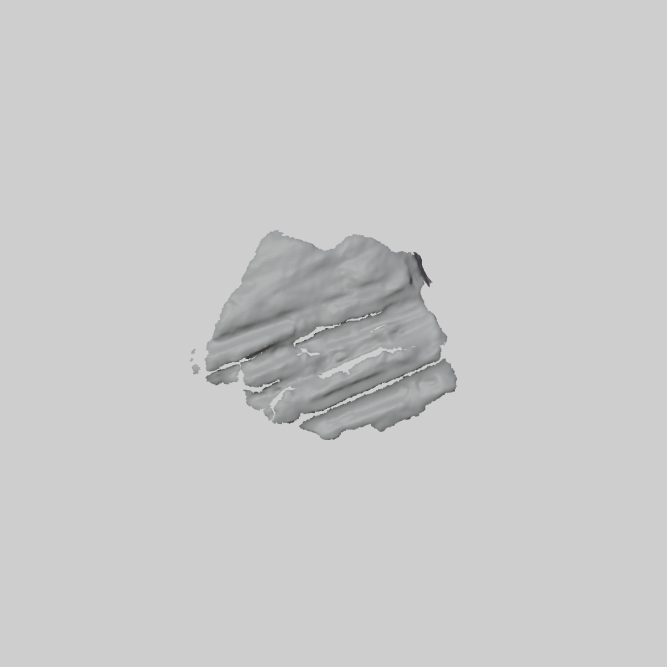
#> input picture poc/images/obj_images/RPf_00333_opposite_mesh.png, 2000 x 2000 px, found by its file name (shown at 1/3 size)
$ jupyter execute --allow-errors 11_aside_fourier_opposite.ipynb
#> lines starting #> are read from the running program, lines starting #| are printed output that depends on the picture; after the words box and inside, x2 and y2 are one past the last pixel; in counts of white or black regions, pixels touching at a corner belong together; long printed decimals are rounded
[cell 1]
import cv2
import numpy as np
import matplotlib.pyplot as plt
from sklearn.cluster import KMeans
from matplotlib import colors
from mpl_toolkits.mplot3d import Axes3D  # noqa
from matplotlib.colors import hsv_to_rgb
from itertools import chain
import pandas as pd

[cell 2]
def fourier_trans(img_,mask):
    img_fft = np.fft.fft2(img_)
    fshift = np.fft.fftshift(img_fft)
    amplitude = 20 * np.log(np.abs(fshift) + 1)
    fshift*=mask
    amplitude_filtered = 20 * np.log(np.abs(fshift) + 1)
    return np.abs(np.fft.ifft2(np.fft.ifftshift(fshift))),amplitude,amplitude_filtered #np.abs

def plot_fourier(img,amplitude,mask,amplitude_filtered,img_filtered):
    fig, axes = plt.subplots(2,3, figsize=(20, 10))
    fig.delaxes(axes[1,2])
    for img, ax, title in zip([img, amplitude, mask, amplitude_filtered, np.abs(img_filtered)],
                              chain.from_iterable(axes),
                              ["img", "Amplitude Spectrum", "Filter", "Filtered Amplitude Spectrum", "img filtered"]):
        ax.imshow(img, cmap='gray')

# [10 lines left out: function build_circle_mask, not called in this run]

def build_rectangle_low_pass(height,width,channel,center_row=None,center_col=None):
    zeros = np.zeros_like(channel)
    rows,cols = channel.shape
    if center_row is None or center_col is None:
        crow,ccol = rows//2,cols//2
    else:
        crow = center_row
        ccol = center_col
    zeros[crow-height:crow+height,ccol-width:ccol+width] = 1
    return zeros

# [18 lines left out: functions build_rectangle_mask, mask_fourier, not called in this run]

[cell 3]
img = cv2.imread('../data/images/RPf_00333_opposite_mesh.png')
#> img is the input picture: shape (2000, 2000, 3); mean B, G, R 202, 202, 201.9
img_rgb = cv2.cvtColor(img,cv2.COLOR_BGR2RGB)
plt.imshow(img_rgb)

[cell 4]
r,g,b = cv2.split(img_rgb)
fig,axes = plt.subplots(1,3,figsize=(15,15))
axes[0].imshow(r,cmap="gray")
axes[1].imshow(g,cmap="gray")
axes[2].imshow(b,cmap="gray")
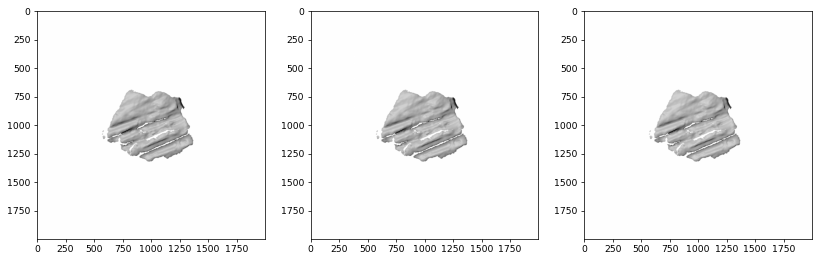
#> figure drawn by matplotlib, 3 panels

[cell 5]
channels= [r,g,b]
filtered_channels = []
for channel in zip(channels):
    img_fft = np.fft.fft2(channel)
    fshift = np.fft.fftshift(img_fft)
    amplitude = 20 * np.log(np.abs(fshift) + 1)
    mask = np.where(amplitude>270,1,0)
    fshift*=mask
    amplitude_filtered = 20 * np.log(np.abs(fshift) + 1)
    filtered_channel =  np.abs(np.fft.ifft2(np.fft.ifftshift(fshift)))
    filtered_channel,amplitude,amplitude_filtered = fourier_trans(channel,mask)
    filtered_channels.append(filtered_channel)
#> this loop made 3 passes
#> after the loop, filtered_channels = 3 items
    #plot_fourier(channel,amplitude,mask,amplitude_filtered,filtered_channel)

new_img = np.dstack([filtered_channels[0].astype(int),
            filtered_channels[1].astype(int),
            filtered_channels[2].astype(int)])
#> (the rest of this cell did not finish here and is left out)

[cell 6]
img_gray = cv2.cvtColor(img_rgb,cv2.COLOR_RGB2GRAY)
mask = build_rectangle_low_pass(10,10,img_gray)
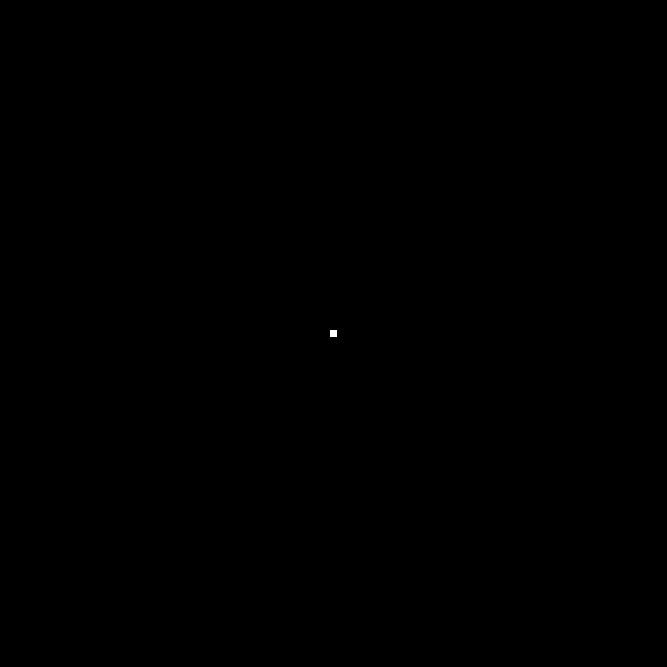
#> mask: shape (2000, 2000) (shown at 1/3 size); values 0 (black) and 1 (white), 0.01% white; 1 white region, box (x1, y1, x2, y2) and area: (990, 990, 1010, 1010) 400
filtered_channel,amplitude,amplitude_filtered = fourier_trans(img_gray,mask)
#> in fourier_trans (call 4), `amplitude = 20 * np.log(np.abs(fshift) + 1)`:
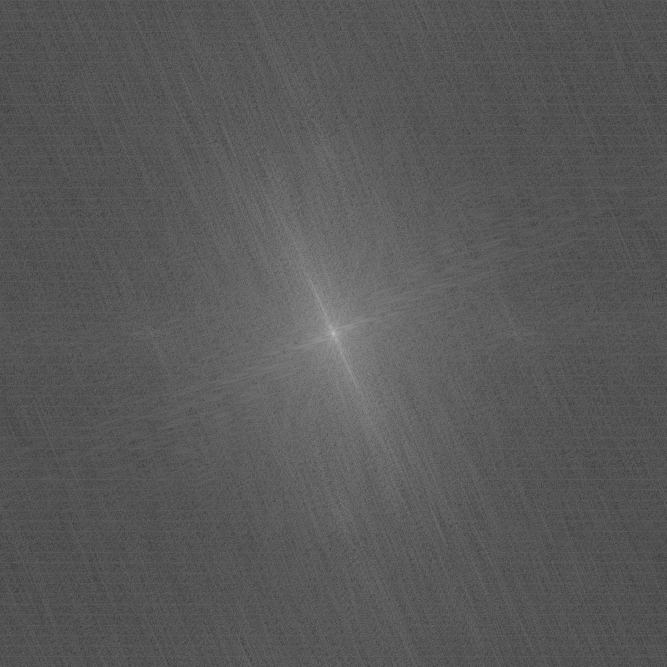
#> amplitude: shape (2000, 2000) float64 (shown at 1/3 size); min 17.98, max 410.2, mean 155.6; drawn with min black and max white
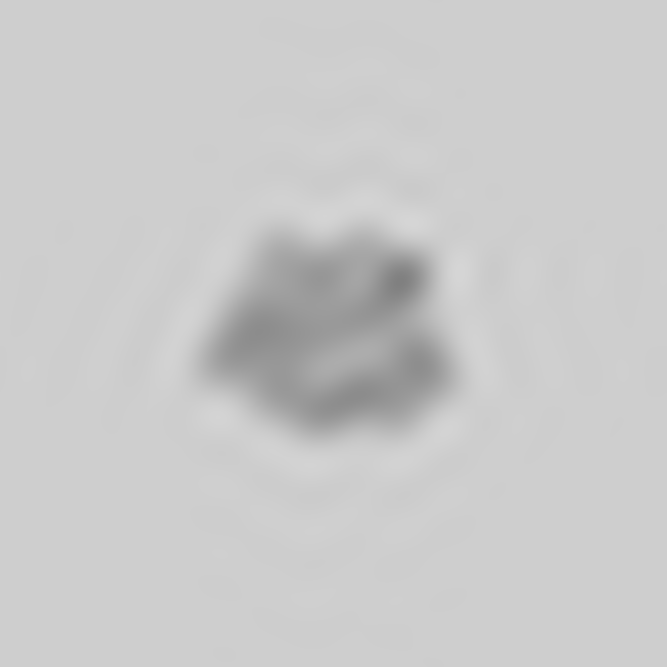
#> filtered_channel: shape (2000, 2000) float64 (shown at 1/3 size); min 128.1, max 213.9, mean 202
filtered_channels.append(filtered_channel)
plot_fourier(img_gray,amplitude,mask,amplitude_filtered,filtered_channel)
#> the loop in plot_fourier, `for img, ax, title in zip([img, amplitude, mask, amplitude_filtered, n..` made 5 passes
#> title on passes 1 to 5: 'img', 'Amplitude Spectrum', 'Filter', 'Filtered Amplitude Spectrum', 'img filtered'

[cell 7]
plt.hist(amplitude.reshape(-1,1))
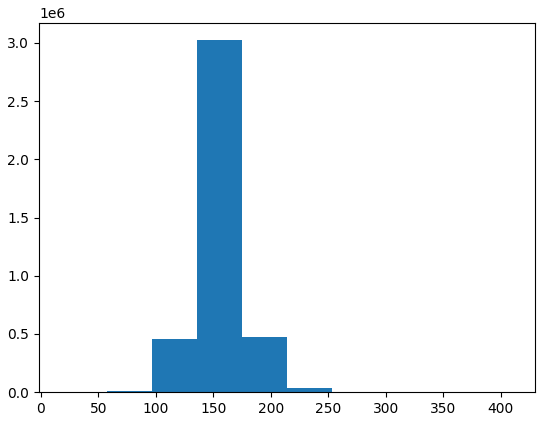
#> figure drawn by matplotlib, 1 panel; tallest bar 3023004 high, from x = 135.6 to 174.9

[cell 8]
img_fft = np.fft.fft2(img_gray)
fshift = np.fft.fftshift(img_fft)
amplitude = 20 * np.log(np.abs(fshift) + 1)
mask = np.where(amplitude>280,1,0)
#> mask: shape (2000, 2000) int64; values 0 (black) and 1 (white), 0% white in thin lines or dots, all inside (x1, y1, x2, y2) = (991, 978, 1010, 1023)
fshift*=mask
amplitude_filtered = 20 * np.log(np.abs(fshift) + 1)
filtered_channel=np.abs(np.fft.ifft2(np.fft.ifftshift(fshift)))
filtered_channel = np.where(filtered_channel<20,0,filtered_channel)
plot_fourier(img_gray,amplitude,mask,amplitude_filtered,filtered_channel)
#> the loop in plot_fourier (call 2), `for img, ax, title in zip([img, amplitude, mask, amplitude_filtered, n..` made 5 passes

[cell 9]
plt.imshow(filtered_channel,cmap="gray")

[cell 10]
rec_mask = build_rectangle_low_pass(30,40,img_gray)
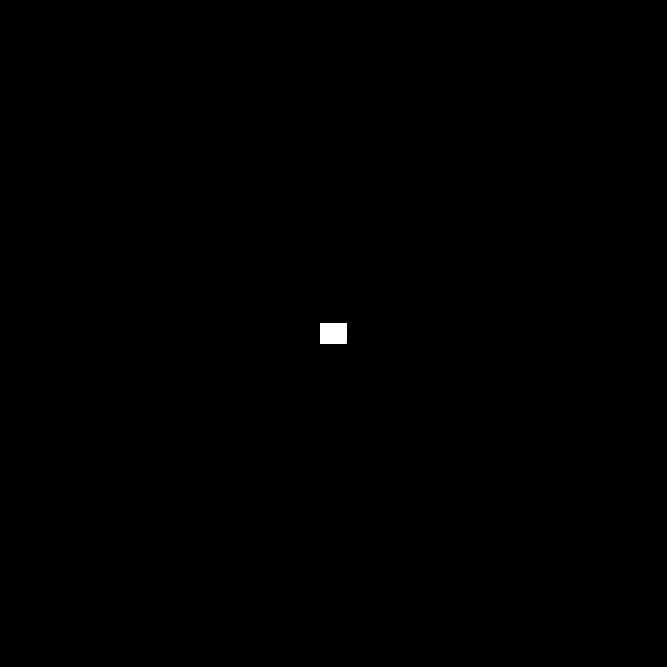
#> rec_mask: shape (2000, 2000) (shown at 1/3 size); values 0 (black) and 1 (white), 0.12% white; 1 white region, box (x1, y1, x2, y2) and area: (960, 970, 1040, 1030) 4800
img_fft = np.fft.fft2(img_gray)
fshift = np.fft.fftshift(img_fft)
amplitude = 20 * np.log(np.abs(fshift) + 1)
mask = np.where(amplitude>280,1,0)
mask *=rec_mask
fshift*=mask
amplitude_filtered = 20 * np.log(np.abs(fshift) + 1)
filtered_channel=np.abs(np.fft.ifft2(np.fft.ifftshift(fshift)))
plot_fourier(img_gray,amplitude,mask,amplitude_filtered,filtered_channel)

[cell 11]
filtered_channel = np.where(filtered_channel<20,0,filtered_channel)
plt.imshow(filtered_channel,cmap="gray")

[cell 12]
img_fft = np.fft.fft2(img_gray)
fshift = np.fft.fftshift(img_fft)
amplitude = 20 * np.log(np.abs(fshift) + 1)
rows,cols = img_gray.shape
crow,ccol = rows//2,cols//2
mask_rec = build_rectangle_low_pass(50,50,img_gray,center_row=crow+30,center_col=ccol+30)
#> mask_rec: shape (2000, 2000); values 0 (black) and 1 (white), 0.25% white; 1 white region, box (x1, y1, x2, y2) and area: (980, 980, 1080, 1080) 10000
mask = np.where(amplitude>260,1,0)*2*mask_rec
#> mask: shape (2000, 2000) int64; values 0 (black) and 2 (white), 0.02% white; 27 white regions (25 under 20 px), largest, box (x1, y1, x2, y2) and area: (986, 980, 1015, 1028) 602, (1010, 1019, 1015, 1029) 23
fshift*=mask
amplitude_filtered = 20 * np.log(np.abs(fshift) + 1)
filtered_channel=np.abs(np.fft.ifft2(np.fft.ifftshift(fshift)))
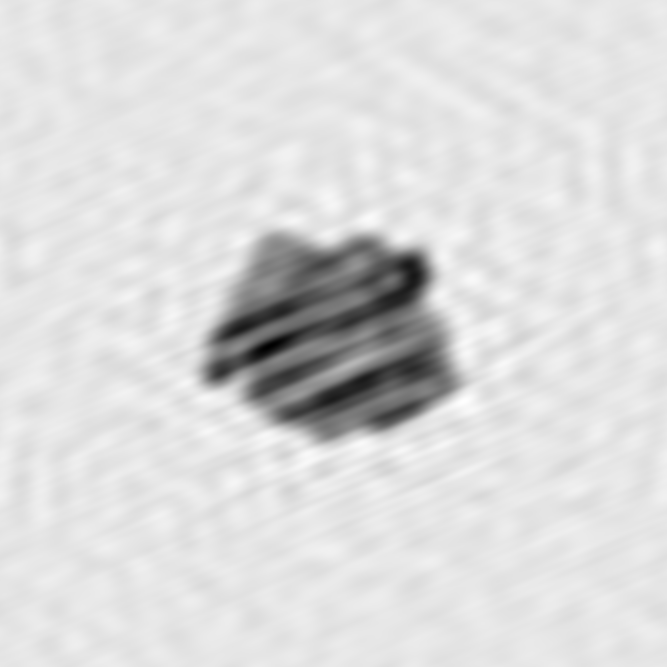
#> filtered_channel: shape (2000, 2000) float64 (shown at 1/3 size); min 237.7, max 431.5, mean 404; drawn with min black and max white
filtered_channel = np.where(filtered_channel<60,0,filtered_channel)
#plot_fourier(img_gray,amplitude,mask,amplitude_filtered,filtered_channel)

fig, axs = plt.subplots(1,2)
edge_map = cv2.Canny((filtered_channel).astype(np.uint8)*255,70,210)
#> edge_map: shape (2000, 2000); 0.01% white in thin lines or dots, all inside (x1, y1, x2, y2) = (761, 821, 1248, 1071)

axs[0].imshow(filtered_channel,cmap="gray")
axs[1].imshow(edge_map)#,cmap="gray"
plt.show()

[cell 13]
img_fft = np.fft.fft2(img_gray)
fshift = np.fft.fftshift(img_fft)
amplitude = 20 * np.log(np.abs(fshift) + 1)
rows,cols = img_gray.shape
crow,ccol = rows//2,cols//2
mask_rec = build_rectangle_low_pass(100,100,img_gray,center_row=crow+30,center_col=ccol+30)
#> mask_rec: shape (2000, 2000); values 0 (black) and 1 (white), 1% white; 1 white region, box (x1, y1, x2, y2) and area: (930, 930, 1130, 1130) 40000
mask = np.where(amplitude>260,1,0)*2*mask_rec
#> mask: shape (2000, 2000) int64; values 0 (black) and 2 (white), 0.02% white; 34 white regions (31 under 20 px), largest, box (x1, y1, x2, y2) and area: (986, 973, 1015, 1028) 629, (986, 972, 991, 982) 23, (1010, 1019, 1015, 1029) 23
fshift*=mask
amplitude_filtered = 20 * np.log(np.abs(fshift) + 1)
filtered_channel=np.abs(np.fft.ifft2(np.fft.ifftshift(fshift)))
filtered_channel = np.where(filtered_channel<60,0,filtered_channel)
#plot_fourier(img_gray,amplitude,mask,amplitude_filtered,filtered_channel)

fig, axs = plt.subplots(1,2)
edge_map = cv2.Canny((filtered_channel).astype(np.uint8)*255,70,210)
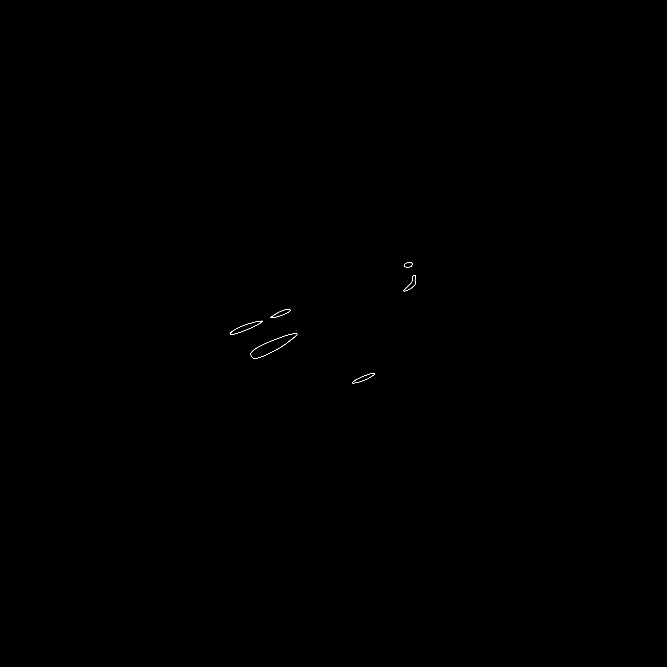
#> edge_map: shape (2000, 2000) (shown at 1/3 size); 0.03% white in thin lines or dots, all inside (x1, y1, x2, y2) = (689, 786, 1247, 1150)

axs[0].imshow(filtered_channel,cmap="gray")
axs[1].imshow(edge_map)#,cmap="gray"
plt.show()

[cell 14]
img_fft = np.fft.fft2(img_gray)
fshift = np.fft.fftshift(img_fft)
amplitude = 20 * np.log(np.abs(fshift) + 1)
rows,cols = img_gray.shape
crow,ccol = rows//2,cols//2
mask_rec = build_rectangle_low_pass(100,100,img_gray,center_row=crow+30,center_col=ccol+30)
print ("np.max(amplitude)",np.max(amplitude))
#| np.max(amplitude) 410.201
mask =  np.where(amplitude>=np.max(amplitude)-60,1,0)*2*mask_rec
#> mask: shape (2000, 2000) int64; values 0 (black) and 2 (white), 0% white in thin lines or dots, all inside (x1, y1, x2, y2) = (1000, 1000, 1001, 1001)
fshift*=mask
amplitude_filtered = 20 * np.log(np.abs(fshift) + 1)
filtered_channel=np.abs(np.fft.ifft2(np.fft.ifftshift(fshift)))
#> filtered_channel: shape (2000, 2000) float64; every value is 404
filtered_channel = np.where(filtered_channel<60,0,filtered_channel)
#plot_fourier(img_gray,amplitude,mask,amplitude_filtered,filtered_channel)

fig, axs = plt.subplots(1,2)
edge_map = cv2.Canny((filtered_channel).astype(np.uint8)*255,70,210)
#> edge_map: shape (2000, 2000); every value is 0

axs[0].imshow(filtered_channel,cmap="gray")
axs[1].imshow(edge_map)#,cmap="gray"
plt.show()

[cell 15]
img_fft = np.fft.fft2(img_gray)
fshift = np.fft.fftshift(img_fft)
amplitude = 20 * np.log(np.abs(fshift) + 1)
rows,cols = img_gray.shape
crow,ccol = rows//2,cols//2
mask_rec = build_rectangle_low_pass(100,100,img_gray,center_row=crow+30,center_col=ccol+30)
print ("np.max(amplitude)",np.max(amplitude))
#| np.max(amplitude) 410.201
upper_bound = np.max(amplitude)-75
#> upper_bound = 335.2
lower_bound = 230
print("upper_bound",upper_bound)
#| upper_bound 335.201
print("lower_bound",lower_bound)
mask =  np.where((amplitude <= upper_bound) & (amplitude>=lower_bound),1,0)*2*mask_rec
#> mask: shape (2000, 2000) int64; values 0 (black) and 2 (white), 0.22% white; 292 white regions (270 under 20 px), largest, box (x1, y1, x2, y2) and area: (940, 930, 1061, 1130) 7089, (1012, 1081, 1022, 1099) 57, (952, 947, 958, 959) 43
fshift*=mask
amplitude_filtered = 20 * np.log(np.abs(fshift) + 1)
filtered_channel=np.abs(np.fft.ifft2(np.fft.ifftshift(fshift)))
filtered_channel = np.where(filtered_channel<60,0,filtered_channel)
#plot_fourier(img_gray,amplitude,mask,amplitude_filtered,filtered_channel)

fig, axs = plt.subplots(1,2)
edge_map = cv2.Canny((filtered_channel).astype(np.uint8)*255,70,210)
#> edge_map: shape (2000, 2000); 0.25% white in thin lines or dots, all inside (x1, y1, x2, y2) = (581, 694, 1373, 1322)

axs[0].imshow(filtered_channel,cmap="gray")
axs[1].imshow(edge_map)#,cmap="gray"
plt.show()

[cell 16]
img_fft = np.fft.fft2(img_gray)
fshift = np.fft.fftshift(img_fft)
amplitude = 20 * np.log(np.abs(fshift) + 1)
rows,cols = img_gray.shape
crow,ccol = rows//2,cols//2
mask_rec = build_rectangle_low_pass(100,100,img_gray,center_row=crow+100,center_col=ccol+100)
#> mask_rec: shape (2000, 2000); values 0 (black) and 1 (white), 1% white; 1 white region, box (x1, y1, x2, y2) and area: (1000, 1000, 1200, 1200) 40000
upper_bound = np.max(amplitude)-75
lower_bound = 230
print("upper_bound",upper_bound)
#| upper_bound 335.201
print("lower_bound",lower_bound)
mask =  np.where((amplitude <= upper_bound) & (amplitude>=lower_bound),1,0)*2*mask_rec
#> mask: shape (2000, 2000) int64; values 0 (black) and 2 (white), 0.08% white; 112 white regions (99 under 20 px), largest, box (x1, y1, x2, y2) and area: (1000, 1000, 1066, 1152) 2453, (1012, 1081, 1022, 1099) 57, (1043, 1042, 1049, 1054) 43
fshift*=mask
amplitude_filtered = 20 * np.log(np.abs(fshift) + 1)
filtered_channel=np.abs(np.fft.ifft2(np.fft.ifftshift(fshift)))
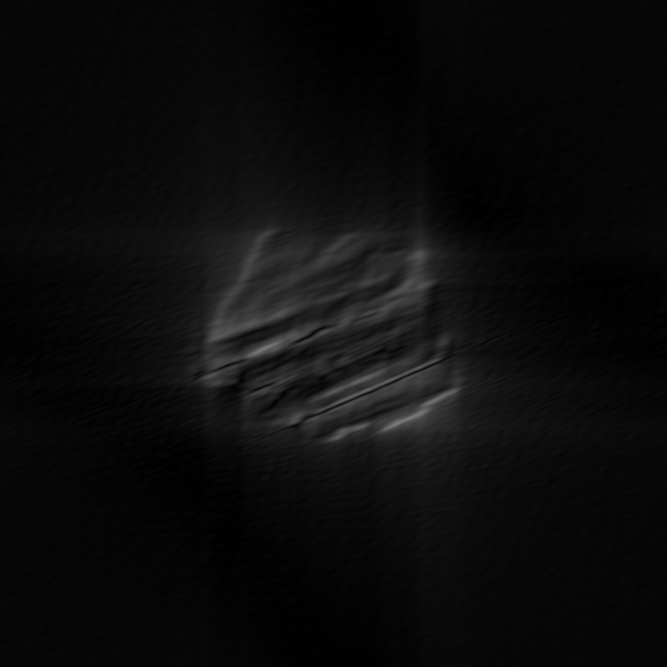
#> filtered_channel: shape (2000, 2000) float64 (shown at 1/3 size); min 0.00557, max 123.6, mean 12.3
filtered_channel = np.where(filtered_channel<60,0,filtered_channel)
#plot_fourier(img_gray,amplitude,mask,amplitude_filtered,filtered_channel)

fig, axs = plt.subplots(1,2)
edge_map = cv2.Canny((filtered_channel).astype(np.uint8)*255,70,210)
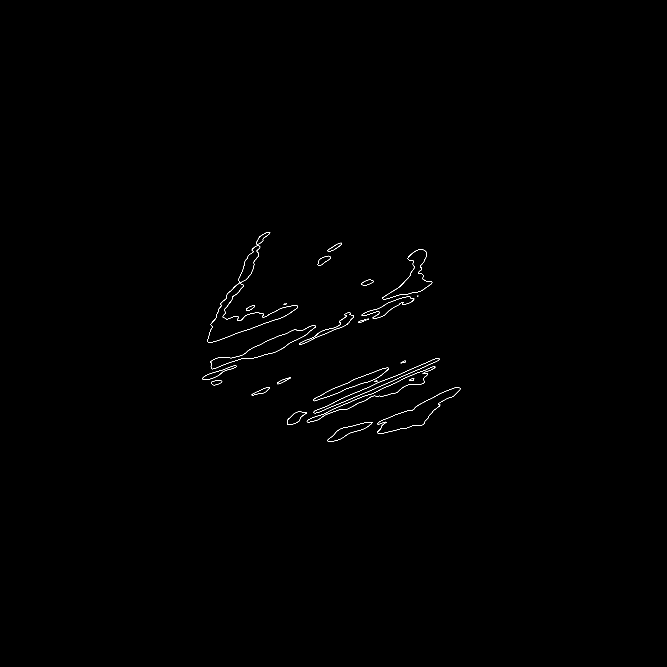
#> edge_map: shape (2000, 2000) (shown at 1/3 size); 0.2% white in thin lines or dots, all inside (x1, y1, x2, y2) = (607, 696, 1382, 1325)

axs[0].imshow(filtered_channel,cmap="gray")
axs[1].imshow(edge_map)#,cmap="gray"
plt.show()

[cell 17]
img_fft = np.fft.fft2(img_gray)
fshift = np.fft.fftshift(img_fft)
amplitude = 20 * np.log(np.abs(fshift) + 1)
rows,cols = img_gray.shape
crow,ccol = rows//2,cols//2
mask_rec = build_rectangle_low_pass(500,500,img_gray,center_row=crow,center_col=ccol)
upper_bound = np.max(amplitude)-100
#> upper_bound = 310.2
lower_bound = 230
print("upper_bound",upper_bound)
#| upper_bound 310.201
print("lower_bound",lower_bound)
mask =  np.where((amplitude <= upper_bound) & (amplitude>=lower_bound),1,0)*5*mask_rec
fshift*=mask
amplitude_filtered = 20 * np.log(np.abs(fshift) + 1)
filtered_channel=np.abs(np.fft.ifft2(np.fft.ifftshift(fshift)))
filtered_channel = np.where(filtered_channel<60,0,filtered_channel)
#plot_fourier(img_gray,amplitude,mask,amplitude_filtered,filtered_channel)

fig, axs = plt.subplots(1,2)
edge_map = cv2.Canny((filtered_channel).astype(np.uint8)*255,70,210)

axs[0].imshow(filtered_channel,cmap="gray")
axs[1].imshow(edge_map)#,cmap="gray"
plt.show()

[cell 18]
cv2.imwrite("../data/images/RPf_00333_opposite_filtered.png",filtered_channel)
#> Out = True
